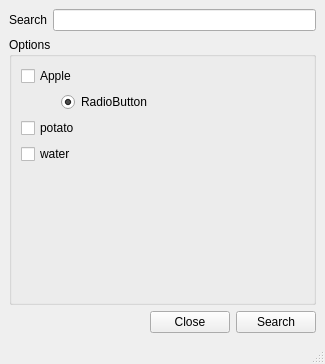
<?xml version="1.0" encoding="UTF-8"?>
<ui version="4.0">
 <class>MainWindow</class>
 <widget class="QMainWindow" name="MainWindow">
  <property name="geometry">
   <rect>
    <x>0</x>
    <y>0</y>
    <width>325</width>
    <height>364</height>
   </rect>
  </property>
  <property name="windowTitle">
   <string>MainWindow</string>
  </property>
  <widget class="QWidget" name="centralwidget">
   <layout class="QVBoxLayout" name="verticalLayout_2">
    <item>
     <layout class="QHBoxLayout" name="horizontalLayout">
      <item>
       <widget class="QLabel" name="label">
        <property name="text">
         <string>Search</string>
        </property>
       </widget>
      </item>
      <item>
       <widget class="QLineEdit" name="search"/>
      </item>
     </layout>
    </item>
    <item>
     <widget class="QGroupBox" name="groupBox">
      <property name="title">
       <string>Options</string>
      </property>
      <layout class="QVBoxLayout" name="verticalLayout">
       <item>
        <widget class="QCheckBox" name="apple">
         <property name="text">
          <string>Apple</string>
         </property>
        </widget>
       </item>
       <item>
        <layout class="QHBoxLayout" name="horizontalLayout_3">
         <item>
          <spacer name="horizontalSpacer_2">
           <property name="orientation">
            <enum>Qt::Orientation::Horizontal</enum>
           </property>
           <property name="sizeType">
            <enum>QSizePolicy::Policy::Fixed</enum>
           </property>
           <property name="sizeHint" stdset="0">
            <size>
             <width>40</width>
             <height>20</height>
            </size>
           </property>
          </spacer>
         </item>
         <item>
          <widget class="QRadioButton" name="radioButton">
           <property name="text">
            <string>RadioButton</string>
           </property>
           <property name="checked">
            <bool>true</bool>
           </property>
           <property name="autoRepeat">
            <bool>false</bool>
           </property>
          </widget>
         </item>
        </layout>
       </item>
       <item>
        <widget class="QCheckBox" name="potato">
         <property name="text">
          <string>potato</string>
         </property>
        </widget>
       </item>
       <item>
        <widget class="QCheckBox" name="water">
         <property name="text">
          <string>water</string>
         </property>
        </widget>
       </item>
       <item>
        <spacer name="verticalSpacer">
         <property name="orientation">
          <enum>Qt::Orientation::Vertical</enum>
         </property>
         <property name="sizeHint" stdset="0">
          <size>
           <width>0</width>
           <height>0</height>
          </size>
         </property>
        </spacer>
       </item>
      </layout>
     </widget>
    </item>
    <item>
     <layout class="QHBoxLayout" name="horizontalLayout_2">
      <item>
       <spacer name="horizontalSpacer">
        <property name="orientation">
         <enum>Qt::Orientation::Horizontal</enum>
        </property>
        <property name="sizeHint" stdset="0">
         <size>
          <width>40</width>
          <height>20</height>
         </size>
        </property>
       </spacer>
      </item>
      <item>
       <widget class="QPushButton" name="pushButton_2">
        <property name="text">
         <string>Close</string>
        </property>
       </widget>
      </item>
      <item>
       <widget class="QPushButton" name="pushButton">
        <property name="text">
         <string>Search</string>
        </property>
       </widget>
      </item>
     </layout>
    </item>
   </layout>
  </widget>
  <widget class="QStatusBar" name="statusbar"/>
 </widget>
 <resources/>
 <connections/>
</ui>
